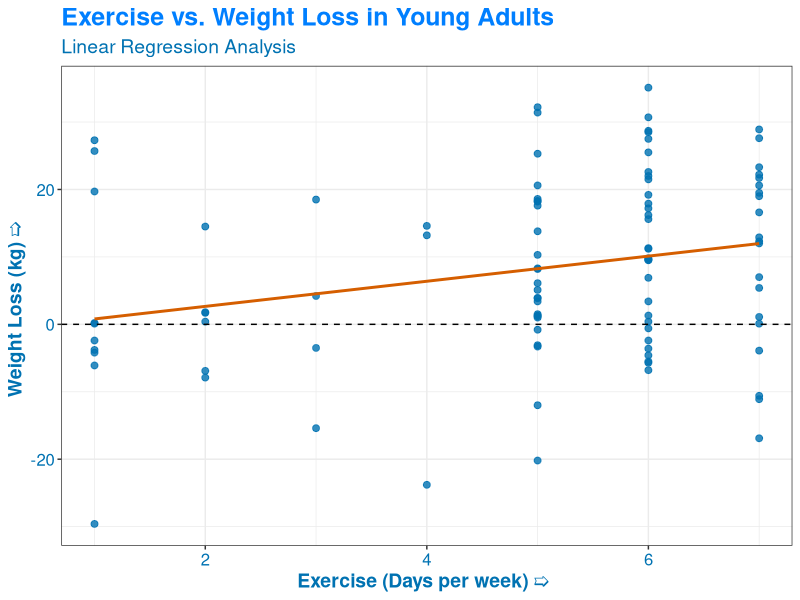

This chart was generated by the following R code:
# Install packages
#install.packages("tidyverse")

# Call the packages
library(tidyverse)

# Import the data
data <- read.csv("data.csv")

# Calculate Weight_loss as Starting_weight - Current_weight
data$Weight_loss <- data$Starting_weight - data$Current_weight

# Calculate descriptive statistics
exercise_mean <- mean(data$Exercise)
exercise_sd <- sd(data$Exercise)

inweight_mean<-mean(data$Starting_weight)
inweight_sd<-sd(data$Starting_weight)

curweight_mean<-mean(data$Current_weight)
curweight_sd<-sd(data$Current_weight)

weight_loss_mean <- mean(data$Weight_loss)
weight_loss_sd <- sd(data$Weight_loss)

# Create a scatterplot of exercise vs. weight loss
ggplot(data, aes(x = Exercise, y = Weight_loss)) +
  geom_point(size = 2, alpha = 0.8, color = "#0072B2") +
  geom_smooth(method = "lm", se = FALSE, color = "#D55E00", size = 1) +
  labs(x = "Exercise (Days per week) ➯ ", y = "Weight Loss (kg) ➯ ", title = "Exercise vs. Weight Loss in Young Adults",
       subtitle = "Linear Regression Analysis")+
  theme_bw()+
  theme(plot.title = element_text(color = "#007FFF", size = 18, face = "bold"),
        plot.subtitle = element_text(color = "#0072B2", size = 14),
        axis.title.x = element_text(color = "#0072B2", size = 14, face = "bold"),
        axis.title.y = element_text(color = "#0072B2", size = 14, face = "bold"),
        axis.text = element_text(color = "#0072B2", size = 12),
        legend.title = element_blank(),
        legend.text = element_text(color = "#0072B2", size = 12))+
  geom_hline(yintercept = 0, color = "black", linetype = "dashed")

# Calculate correlation between exercise and weight loss
correlation1 <- cor(data$Exercise, data$Weight_loss)

# Calculate the correlation between weight loss and duration of exercise
correlation2 <- cor(data$Weight_loss, data$Duration)

# Calculate correlation between exercise and duration of exercise
correlation3 <- cor(data$Exercise, data$Duration)

# Perform linear regression analysis
fit1 <- lm(Weight_loss ~ Exercise, data = data)
summary(fit1)

fit2 <- lm(Weight_loss ~ Duration, data = data)
summary(fit2)

fit_combined <- lm(Weight_loss ~ Exercise + Duration, data = data)
summary(fit_combined)
# Print descriptive statistics and correlation
cat("\n","➲ " ,"Exercise(Days/week) :-","\n", "Mean:", exercise_mean, "\b",",",
"Standard Deviation:", exercise_sd, "\n",

"\n","➲ ","Starting Weight(in kg) :- ","\n", "Mean:", inweight_mean, "\b",",",
    "Standard Deviation:", inweight_sd, "\n",

"\n","➲ ","Final Weight(in kg) :-","\n", "Mean:", curweight_mean, "\b",",",
"Standard Deviation:", curweight_sd, "\n",


"\n","➲ ","Weight loss(in kg) :-","\n", "Mean:", weight_loss_mean, "\b",",",
"Standard Deviation:", weight_loss_sd, "\n",

"\n","➲ ","Correlation between exercise(Days/week) and weight loss:", correlation1, "\b",",","\n",
"\n","➲ ","Correlation between Duration of exercise(in mins) and weight loss:", correlation2, "\b",",","\n",
"\n","➲ ","The combined Correlation between Weight loss(in kgs) and Exercise(Days/week), Duration of exercise(in mins):", correlation3, "\n")